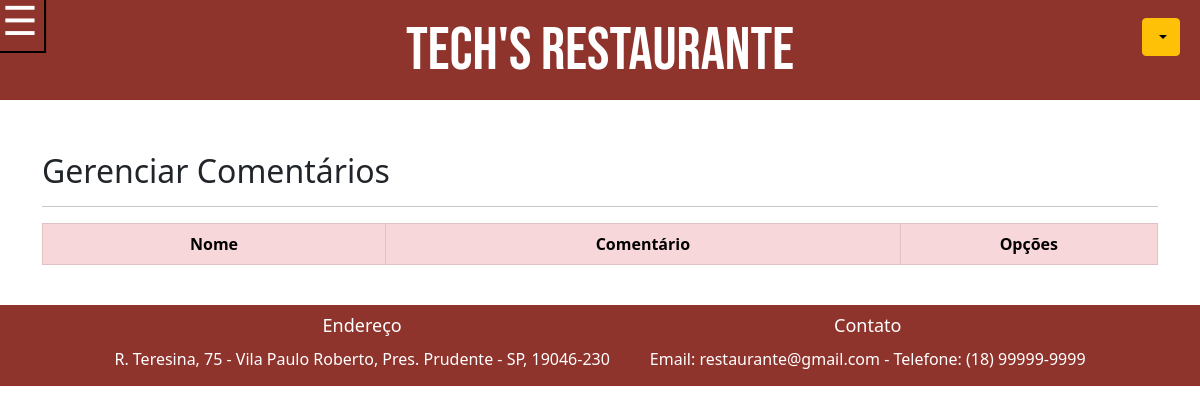
The app's page /comentarios2.php (signed in), older data.
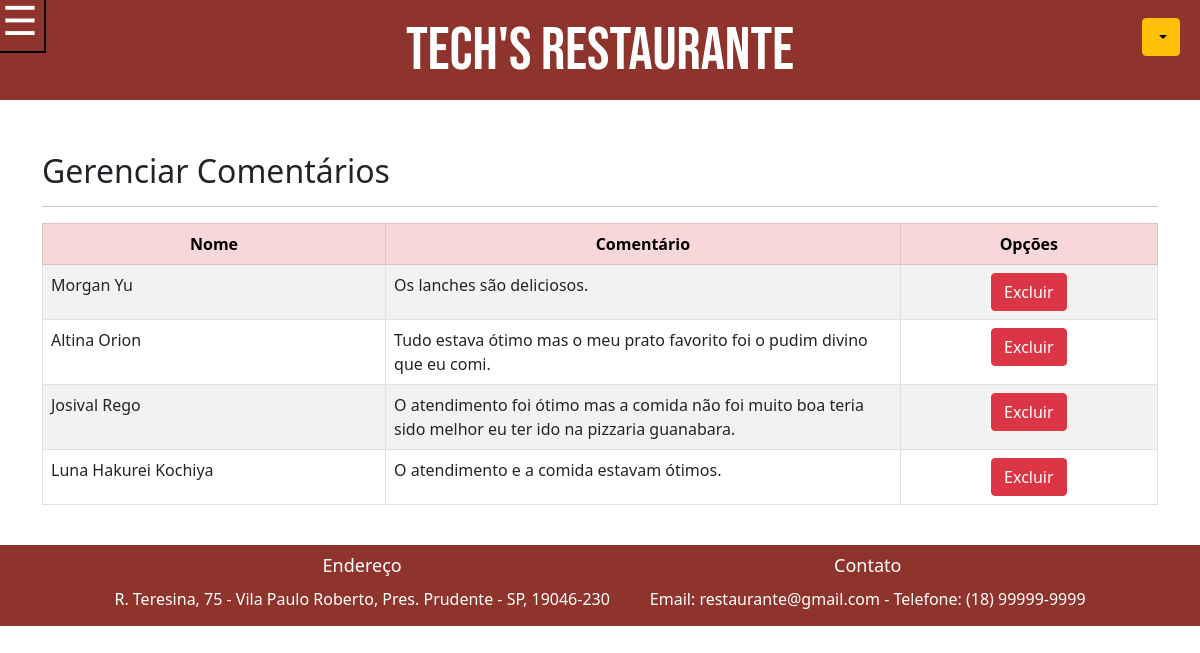
The same page, newer data.
### tables this page shows
CREATE TABLE `comentarios` (
  `idComentario` int(11) NOT NULL,
  `nome` varchar(50) DEFAULT NULL,
  `comentario` varchar(150) DEFAULT NULL
);

### comentarios2.php (the view, shortened to what this page needs)
<?php
require("header.php");
require_once('connection.php');
$reviews_query = "SELECT * FROM comentarios";
$reviews_result = $conn->query($reviews_query);
?>
<head>
</head>
<div class="container">
  <br>
  <h2 class="espaco">Gerenciar Comentários</h2>
  <hr>
  <table class="table table-striped table-bordered table-hover">
    <thead>
      <tr class="table-danger" style="text-align:center">
        <th scope="col" style="width: 20%">Nome</th>
        <th scope="col" style="width: 30%;">Comentário</th>
        <th scope="col" style="width: 15%;">Opções</th>
      </tr>
    </thead>
    <tbody>
      <?php while ($review = mysqli_fetch_array($reviews_result)) { ?>
        <tr>
          <td><?php echo $review['nome']; ?></td>
          <td><?php echo $review['comentario']; ?></td>
          <td style="text-align:center">
          <a href="delete-comentario.php?idComentario=<?php echo $review['idComentario']; ?>" button type="button" class="btn btn-danger">Excluir</a>
          </td>
        </tr>
      <?php } ?>
    </tbody>
  </table>
  <br>
</div>
<?php require("footer.php"); ?>

Row changes from the older to the newer data that the page shows:
added comentarios: nome "Morgan Yu", comentario "Os lanches são deliciosos."
added comentarios: nome "Altina Orion", comentario "Tudo estava ótimo mas o meu prato favorito foi o pudim divino que eu comi."
added comentarios: nome "Josival Rego", comentario "O atendimento foi ótimo mas a comida não foi muito boa teria sido melhor eu ter ido na pizzaria guanabara."
added comentarios: nome "Luna Hakurei Kochiya", comentario "O atendimento e a comida estavam ótimos."
